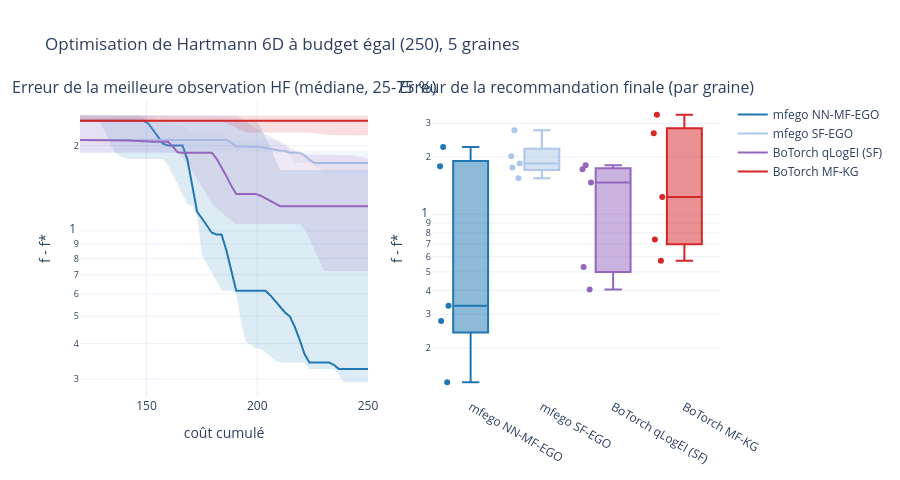

Source (notebook cell):
### Code cell
fig = make_subplots(rows=1, cols=2, subplot_titles=("Erreur de la meilleure observation HF (médiane, 25-75 %)",
                                                    "Erreur de la recommandation finale (par graine)"))
colors = dict(zip(methods, ["#1f77b4", "#aec7e8", "#9467bd", "#d62728"]))
grid = np.linspace(120, BUDGET, 60)
for method in methods:
    runs = [h for h in histories if h["method"] == method]
    if not runs:
        continue
    curves = np.array([np.interp(grid, h["cost"], np.maximum(h["best_observed"], 1e-6)) for h in runs])
    q25, q50, q75 = np.percentile(curves, [25, 50, 75], axis=0)
    fig.add_trace(go.Scatter(x=np.concatenate([grid, grid[::-1]]), y=np.concatenate([q75, q25[::-1]]), fill="toself",
                             line={"width": 0}, opacity=0.15, fillcolor=colors[method], showlegend=False,
                             hoverinfo="skip"), row=1, col=1)
    fig.add_trace(go.Scatter(x=grid, y=q50, name=method, line={"color": colors[method]}), row=1, col=1)
    fig.add_trace(go.Box(y=[max(h["recommendation_error"], 1e-6) for h in runs], name=method, marker_color=colors[method],
                         boxpoints="all", showlegend=False), row=1, col=2)
fig.update_yaxes(type="log", title_text="f - f*")
fig.update_xaxes(title_text="coût cumulé", row=1, col=1)
fig.update_layout(title=f"Optimisation de Hartmann 6D à budget égal ({BUDGET}), {len(SEEDS)} graines",
                  template="plotly_white", height=480)
fig.write_html(FIG_DIR / "optimization.html", include_plotlyjs="cdn")
fig
